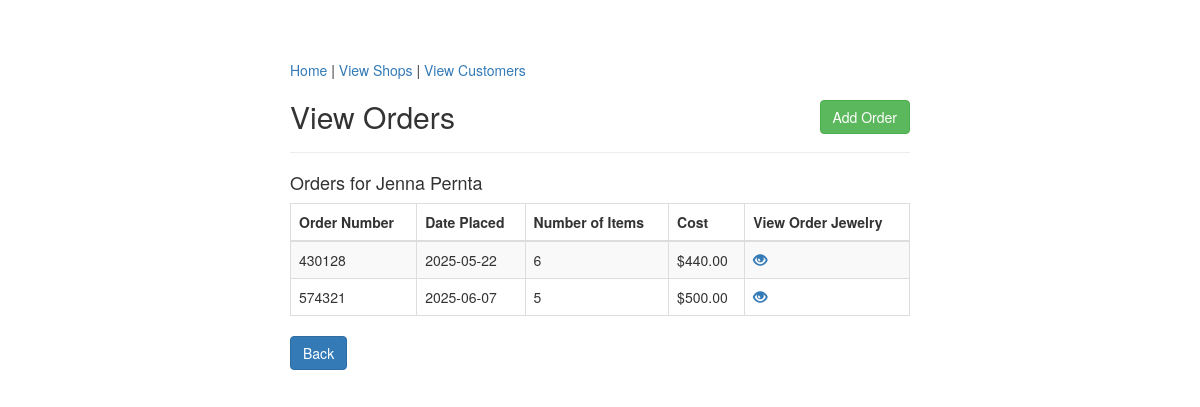
The page /viewOrders.php?customer_id=780042&c_name=Jenna Pernta on the database its author committed.
### tables this page shows
CREATE TABLE `fp_order` (
  `order_number` int(11) NOT NULL,
  `date` date NOT NULL,
  `num_items` int(11) NOT NULL,
  `cost` int(11) NOT NULL,
  `customer_id` int(11) NOT NULL
);

### viewOrders.php (the view, shortened to what this page needs)
<?php
    require_once "config.php";
?>
<!DOCTYPE html>
<html lang="en">
<head>
    <link rel="stylesheet" href="https://maxcdn.bootstrapcdn.com/bootstrap/3.3.7/css/bootstrap.css">
</head>
<body>
    <div class="wrapper">
        <div class="container-fluid">
            <div class="row">
                <div class="col-md-12">
                    <div class="page-header clearfix">
                        <nav>
                            <a href="index.php">Home</a> |
                            <a href="viewShops.php">View Shops</a> |
                            <a href="viewCustomers.php">View Customers</a>
                        </nav>
                        <h2 class="pull-left">View Orders</h2>
						<a href="createOrder.php" class="btn btn-success pull-right">Add Order</a>
                    </div>
<?php
if(isset($_SESSION["customer_id"]) ){
    $sql = "SELECT * FROM fp_order WHERE customer_id = ? ";
    if($stmt = mysqli_prepare($link, $sql)){
        mysqli_stmt_bind_param($stmt, "s", $param_cid);
       $cname = $_SESSION["c_name"];
        if(mysqli_stmt_execute($stmt)){
            $result = mysqli_stmt_get_result($stmt);
			echo "<h4> Orders for ". $cname ."</h4><p>";
			if(mysqli_num_rows($result) > 0){
				echo "<table class='table table-bordered table-striped'>";
                    echo "<thead>";
                        echo "<tr>";
				echo "<th>Order Number</th>";
				echo "<th>Date Placed</th>";
				echo "<th>Number of Items</th>";
				echo "<th>Cost</th>";
				echo "<th>View Order Jewelry</th>";
                        echo "</tr>";
                    echo "</thead>";
                    echo "<tbody>";
                    while($row = mysqli_fetch_array($result)){
                        echo "<tr>";
			echo "<td>" . $row['order_number'] . "</td>";
			echo "<td>" . $row['date'] . "</td>";
			echo "<td>" . $row['num_items'] . "</td>";
			echo "<td>$" . $row['cost'] . ".00</td>";
						echo "<td>";
						  echo "<a href='viewOrderJewelry.php?order_number=". $row['order_number'] ."' title='View Order Jewelry' data-toggle='tooltip'><span class='glyphicon glyphicon-eye-open'></span></a>";
                        echo "</td>";
						echo "</tr>";
                    }
                    echo "</tbody>";
                echo "</table>";
			} else {
				echo "No Orders. ";
			}
        } else{
            header("location: error.php");
            exit();
        }
    }
} else{
    header("location: error.php");
    exit();
}
?>
	<p><a href="viewCustomers.php" class="btn btn-primary">Back</a></p>
    </div>
   </div>
  </div>
</div>
</body>
</html>

### viewOrders.php (style rules this page uses)
.wrapper { width: 650px; margin: 0 auto; }
.page-header h2 { margin-top: 0; }
table tr td:last-child a { margin-right: 15px; }

### rows shown on the page
fp_order: order_number "430128", date "2025-05-22", num_items "6", cost "440"
fp_order: order_number "574321", date "2025-06-07", num_items "5", cost "500"

### other values the page prints
$cname "Jenna Pernta"
